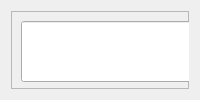
               <widget class="QWidget" name="page_10">
                <property name="styleSheet">
                 <string notr="true"/>
                </property>
                <layout class="QVBoxLayout" name="verticalLayout_18">
                 <item>
                  <widget class="QFrame" name="frame_17">
                   <property name="styleSheet">
                    <string notr="true">border-color: rgb(0, 52, 76);</string>
                   </property>
                   <property name="frameShape">
                    <enum>QFrame::StyledPanel</enum>
                   </property>
                   <property name="frameShadow">
                    <enum>QFrame::Raised</enum>
                   </property>
                   <widget class="QPushButton" name="persentButton">
                    <property name="geometry">
                     <rect>
                      <x>10</x>
                      <y>80</y>
                      <width>75</width>
                      <height>75</height>
                     </rect>
                    </property>
                    <property name="font">
                     <font>
                      <pointsize>26</pointsize>
                      <weight>75</weight>
                      <bold>true</bold>
                     </font>
                    </property>
                    <property name="text">
                     <string>%</string>
                    </property>
                   </widget>
                   <widget class="QPushButton" name="multiplyButton">
                    <property name="geometry">
                     <rect>
                      <x>100</x>
                      <y>80</y>
                      <width>75</width>
                      <height>75</height>
                     </rect>
                    </property>
                    <property name="font">
                     <font>
                      <pointsize>26</pointsize>
                      <weight>75</weight>
                      <bold>true</bold>
                     </font>
                    </property>
                    <property name="text">
                     <string>x</string>
                    </property>
                   </widget>
                   <widget class="QPushButton" name="sevenButton">
                    <property name="geometry">
                     <rect>
                      <x>10</x>
                      <y>160</y>
                      <width>75</width>
                      <height>75</height>
                     </rect>
                    </property>
                    <property name="font">
                     <font>
                      <pointsize>26</pointsize>
                      <weight>75</weight>
                      <bold>true</bold>
                     </font>
                    </property>
                    <property name="text">
                     <string>7</string>
                    </property>
                   </widget>
                   <widget class="QPushButton" name="eightButton">
                    <property name="geometry">
                     <rect>
                      <x>100</x>
                      <y>160</y>
                      <width>75</width>
                      <height>75</height>
                     </rect>
                    </property>
                    <property name="font">
                     <font>
                      <pointsize>26</pointsize>
                      <weight>75</weight>
                      <bold>true</bold>
                     </font>
                    </property>
                    <property name="text">
                     <string>8</string>
                    </property>
                   </widget>
                   <widget class="QPushButton" name="deleteButton">
                    <property name="geometry">
                     <rect>
                      <x>280</x>
                      <y>80</y>
                      <width>75</width>
                      <height>75</height>
                     </rect>
                    </property>
                    <property name="font">
                     <font>
                      <pointsize>26</pointsize>
                      <weight>75</weight>
                      <bold>true</bold>
                     </font>
                    </property>
                    <property name="text">
                     <string>D</string>
                    </property>
                   </widget>
                   <widget class="QPushButton" name="divButton">
                    <property name="geometry">
                     <rect>
                      <x>190</x>
                      <y>80</y>
                      <width>75</width>
                      <height>75</height>
                     </rect>
                    </property>
                    <property name="font">
                     <font>
                      <pointsize>26</pointsize>
                      <weight>75</weight>
                      <bold>true</bold>
                     </font>
                    </property>
                    <property name="text">
                     <string>/</string>
                    </property>
                   </widget>
                   <widget class="QPushButton" name="subButton">
                    <property name="geometry">
                     <rect>
                      <x>280</x>
                      <y>160</y>
                      <width>75</width>
                      <height>75</height>
                     </rect>
                    </property>
                    <property name="font">
                     <font>
                      <pointsize>26</pointsize>
                      <weight>75</weight>
                      <bold>true</bold>
                     </font>
                    </property>
                    <property name="text">
                     <string>-</string>
                    </property>
                   </widget>
                   <widget class="QPushButton" name="fiveButton">
                    <property name="geometry">
                     <rect>
                      <x>100</x>
                      <y>240</y>
                      <width>75</width>
                      <height>75</height>
                     </rect>
                    </property>
                    <property name="font">
                     <font>
                      <pointsize>26</pointsize>
                      <weight>75</weight>
                      <bold>true</bold>
                     </font>
                    </property>
                    <property name="text">
                     <string>5</string>
                    </property>
                   </widget>
                   <widget class="QPushButton" name="fourButton">
                    <property name="geometry">
                     <rect>
                      <x>10</x>
                      <y>240</y>
                      <width>75</width>
                      <height>75</height>
                     </rect>
                    </property>
                    <property name="font">
                     <font>
                      <pointsize>26</pointsize>
                      <weight>75</weight>
                      <bold>true</bold>
                     </font>
                    </property>
                    <property name="text">
                     <string>4</string>
                    </property>
                   </widget>
                   <widget class="QPushButton" name="nineButton">
                    <property name="geometry">
                     <rect>
                      <x>190</x>
                      <y>160</y>
                      <width>75</width>
                      <height>75</height>
                     </rect>
                    </property>
                    <property name="font">
                     <font>
                      <pointsize>26</pointsize>
                      <weight>75</weight>
                      <bold>true</bold>
                     </font>
                    </property>
                    <property name="text">
                     <string>9</string>
                    </property>
                   </widget>
                   <widget class="QPushButton" name="sixButton">
                    <property name="geometry">
                     <rect>
                      <x>190</x>
                      <y>240</y>
                      <width>75</width>
                      <height>75</height>
                     </rect>
                    </property>
                    <property name="font">
                     <font>
                      <pointsize>26</pointsize>
                      <weight>75</weight>
                      <bold>true</bold>
                     </font>
                    </property>
                    <property name="text">
                     <string>6</string>
                    </property>
                   </widget>
                   <widget class="QPushButton" name="plusButton">
                    <property name="geometry">
                     <rect>
                      <x>280</x>
                      <y>240</y>
                      <width>75</width>
                      <height>75</height>
                     </rect>
                    </property>
                    <property name="font">
                     <font>
                      <pointsize>26</pointsize>
                      <weight>75</weight>
                      <bold>true</bold>
                     </font>
                    </property>
                    <property name="text">
                     <string>+</string>
                    </property>
                   </widget>
                   <widget class="QPushButton" name="plusminusButton">
                    <property name="geometry">
                     <rect>
                      <x>10</x>
                      <y>400</y>
                      <width>75</width>
                      <height>75</height>
                     </rect>
                    </property>
                    <property name="font">
                     <font>
                      <pointsize>20</pointsize>
                      <weight>75</weight>
                      <bold>true</bold>
                     </font>
                    </property>
                    <property name="text">
                     <string>+/-</string>
                    </property>
                   </widget>
                   <widget class="QPushButton" name="zeroButton">
                    <property name="geometry">
                     <rect>
                      <x>100</x>
                      <y>400</y>
                      <width>75</width>
                      <height>75</height>
                     </rect>
                    </property>
                    <property name="font">
                     <font>
                      <pointsize>26</pointsize>
                      <weight>75</weight>
                      <bold>true</bold>
                     </font>
                    </property>
                    <property name="text">
                     <string>0</string>
                    </property>
                   </widget>
                   <widget class="QPushButton" name="dotButton">
                    <property name="geometry">
                     <rect>
                      <x>190</x>
                      <y>400</y>
                      <width>75</width>
                      <height>75</height>
                     </rect>
                    </property>
                    <property name="font">
                     <font>
                      <pointsize>26</pointsize>
                      <weight>75</weight>
                      <bold>true</bold>
                     </font>
                    </property>
                    <property name="text">
                     <string>.</string>
                    </property>
                   </widget>
                   <widget class="QPushButton" name="equalButton">
                    <property name="geometry">
                     <rect>
                      <x>280</x>
                      <y>400</y>
                      <width>75</width>
                      <height>75</height>
                     </rect>
                    </property>
                    <property name="font">
                     <font>
                      <pointsize>26</pointsize>
                     </font>
                    </property>
                    <property name="text">
                     <string>=</string>
                    </property>
                   </widget>
                   <widget class="QPushButton" name="threeButton">
                    <property name="geometry">
                     <rect>
                      <x>10</x>
                      <y>320</y>
                      <width>75</width>
                      <height>75</height>
                     </rect>
                    </property>
                    <property name="font">
                     <font>
                      <pointsize>26</pointsize>
                      <weight>75</weight>
                      <bold>true</bold>
                     </font>
                    </property>
                    <property name="text">
                     <string>3</string>
                    </property>
                   </widget>
                   <widget class="QPushButton" name="twoButton">
                    <property name="geometry">
                     <rect>
                      <x>100</x>
                      <y>320</y>
                      <width>75</width>
                      <height>75</height>
                     </rect>
                    </property>
                    <property name="font">
                     <font>
                      <pointsize>26</pointsize>
                      <weight>75</weight>
                      <bold>true</bold>
                     </font>
                    </property>
                    <property name="text">
                     <string>2</string>
                    </property>
                   </widget>
                   <widget class="QPushButton" name="oneButton">
                    <property name="geometry">
                     <rect>
                      <x>190</x>
                      <y>320</y>
                      <width>75</width>
                      <height>75</height>
                     </rect>
                    </property>
                    <property name="font">
                     <font>
                      <pointsize>26</pointsize>
                      <weight>75</weight>
                      <bold>true</bold>
                     </font>
                    </property>
                    <property name="text">
                     <string>1</string>
                    </property>
                   </widget>
                   <widget class="QPushButton" name="clearButton">
                    <property name="geometry">
                     <rect>
                      <x>280</x>
                      <y>320</y>
                      <width>75</width>
                      <height>75</height>
                     </rect>
                    </property>
                    <property name="font">
                     <font>
                      <pointsize>26</pointsize>
                      <weight>75</weight>
                      <bold>true</bold>
                     </font>
                    </property>
                    <property name="text">
                     <string>c</string>
                    </property>
                   </widget>
                   <widget class="QLineEdit" name="lineEdit_6">
                    <property name="geometry">
                     <rect>
                      <x>10</x>
                      <y>10</y>
                      <width>371</width>
                      <height>61</height>
                     </rect>
                    </property>
                    <property name="font">
                     <font>
                      <pointsize>26</pointsize>
                     </font>
                    </property>
                   </widget>
                  </widget>
                 </item>
                </layout>
               </widget>
